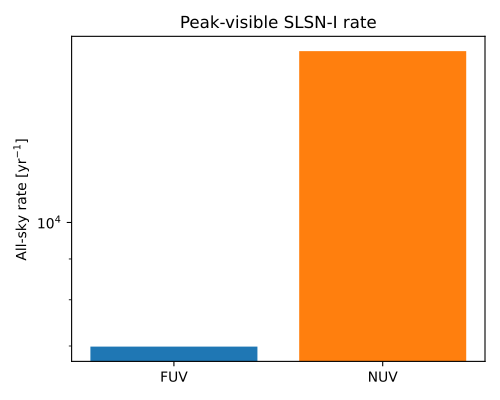

Write the Python code that produced this figure.
import numpy as np
import matplotlib.pyplot as plt
from astropy import units as u

from m4opt.missions import uvex
from uvex_transients.transients.supernovae import MagnetarSLSNe

rng = np.random.default_rng(20260921)
n_samples = 2000

slsne = MagnetarSLSNe()
redshift = slsne.sample_event_redshift(n_samples, rng=rng)
params = slsne.sed.sample_parameters(size=n_samples, rng=rng)
params_grid = {name: value[:, None] for name, value in params.items()}

# Convert the integrated rate per steradian to an all-sky rate.
all_sky_rate = 4 * np.pi * slsne.integrated_event_rate * u.sr

t_grid_rest = np.geomspace(1, 600, 250) * u.day
t_obs_grid = t_grid_rest[None, :] * (1.0 + redshift)[:, None]
z_grid_bcast = np.broadcast_to(redshift[:, None], t_obs_grid.shape)

visible_rates = {}
for band_name, bandpass in uvex.detector.bandpasses.items():
    mag_curve = slsne.sed.mag_bandpass(
        bandpass, t_obs_grid, redshift=z_grid_bcast, **params_grid
    ).to_value(u.ABmag)
    magnitudes = np.nanmin(mag_curve, axis=1)

    visible = magnitudes < 24.5
    visible_fraction = np.mean(visible)
    visible_rate = visible_fraction * all_sky_rate

    visible_rates[band_name] = visible_rate.to_value(1 / u.yr)

    print(
        f"{band_name}: {visible_rate:.2f} "
        f"({visible_fraction:.1%} of events visible)"
    )

fig, ax = plt.subplots(figsize=(5, 4))
ax.bar(list(visible_rates), list(visible_rates.values()), color=["C0", "C1"])
ax.set_yscale("log")
ax.set_ylabel(r"All-sky rate [yr$^{-1}$]")
ax.set_title("Peak-visible SLSN-I rate")

fig.tight_layout()
